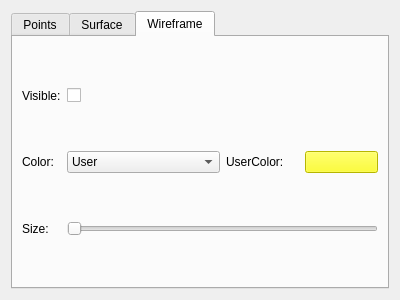
<?xml version="1.0" encoding="UTF-8"?>
<ui version="4.0">
 <class>vcl::MeshRenderSettingsFrame</class>
 <widget class="QFrame" name="vcl::MeshRenderSettingsFrame">
  <property name="geometry">
   <rect>
    <x>0</x>
    <y>0</y>
    <width>400</width>
    <height>300</height>
   </rect>
  </property>
  <property name="windowTitle">
   <string>Frame</string>
  </property>
  <layout class="QGridLayout" name="gridLayout_3">
   <item row="0" column="0">
    <widget class="QTabWidget" name="tabWidget">
     <property name="currentIndex">
      <number>2</number>
     </property>
     <widget class="QWidget" name="pointsTab">
      <attribute name="title">
       <string>Points</string>
      </attribute>
      <layout class="QGridLayout" name="gridLayout">
       <item row="1" column="1">
        <widget class="QCheckBox" name="pointVisibilityCheckBox">
         <property name="sizePolicy">
          <sizepolicy hsizetype="Preferred" vsizetype="Fixed">
           <horstretch>0</horstretch>
           <verstretch>0</verstretch>
          </sizepolicy>
         </property>
         <property name="text">
          <string/>
         </property>
        </widget>
       </item>
       <item row="4" column="2">
        <widget class="QFrame" name="pointUserColorFrame">
         <property name="frameShape">
          <enum>QFrame::NoFrame</enum>
         </property>
         <property name="frameShadow">
          <enum>QFrame::Plain</enum>
         </property>
         <layout class="QHBoxLayout" name="horizontalLayout">
          <property name="leftMargin">
           <number>0</number>
          </property>
          <property name="topMargin">
           <number>0</number>
          </property>
          <property name="rightMargin">
           <number>0</number>
          </property>
          <property name="bottomMargin">
           <number>0</number>
          </property>
          <item>
           <widget class="QLabel" name="label_7">
            <property name="text">
             <string>User Color:</string>
            </property>
           </widget>
          </item>
          <item>
           <widget class="QPushButton" name="pointColorDialogPushButton">
            <property name="styleSheet">
             <string notr="true">background: #FFFF00</string>
            </property>
            <property name="text">
             <string/>
            </property>
            <property name="flat">
             <bool>false</bool>
            </property>
           </widget>
          </item>
         </layout>
        </widget>
       </item>
       <item row="2" column="0">
        <widget class="QLabel" name="label_2">
         <property name="sizePolicy">
          <sizepolicy hsizetype="Minimum" vsizetype="Preferred">
           <horstretch>0</horstretch>
           <verstretch>0</verstretch>
          </sizepolicy>
         </property>
         <property name="text">
          <string>Shading:</string>
         </property>
        </widget>
       </item>
       <item row="2" column="2">
        <widget class="QRadioButton" name="pointShadingQuadRadioButton">
         <property name="sizePolicy">
          <sizepolicy hsizetype="MinimumExpanding" vsizetype="Fixed">
           <horstretch>0</horstretch>
           <verstretch>0</verstretch>
          </sizepolicy>
         </property>
         <property name="text">
          <string>Quad</string>
         </property>
        </widget>
       </item>
       <item row="1" column="0">
        <widget class="QLabel" name="label">
         <property name="sizePolicy">
          <sizepolicy hsizetype="Minimum" vsizetype="Preferred">
           <horstretch>0</horstretch>
           <verstretch>0</verstretch>
          </sizepolicy>
         </property>
         <property name="text">
          <string>Visible:</string>
         </property>
        </widget>
       </item>
       <item row="4" column="0">
        <widget class="QLabel" name="label_3">
         <property name="sizePolicy">
          <sizepolicy hsizetype="Minimum" vsizetype="Preferred">
           <horstretch>0</horstretch>
           <verstretch>0</verstretch>
          </sizepolicy>
         </property>
         <property name="text">
          <string>Color:</string>
         </property>
        </widget>
       </item>
       <item row="2" column="1">
        <widget class="QRadioButton" name="pointShadingCircleRadioButton">
         <property name="sizePolicy">
          <sizepolicy hsizetype="MinimumExpanding" vsizetype="Fixed">
           <horstretch>0</horstretch>
           <verstretch>0</verstretch>
          </sizepolicy>
         </property>
         <property name="text">
          <string>Circle</string>
         </property>
        </widget>
       </item>
       <item row="4" column="1">
        <widget class="QComboBox" name="pointColorComboBox">
         <item>
          <property name="text">
           <string>Vertex</string>
          </property>
         </item>
         <item>
          <property name="text">
           <string>Mesh</string>
          </property>
         </item>
         <item>
          <property name="text">
           <string>User</string>
          </property>
         </item>
        </widget>
       </item>
       <item row="5" column="0">
        <widget class="QLabel" name="label_9">
         <property name="text">
          <string>Size:</string>
         </property>
        </widget>
       </item>
       <item row="5" column="1" colspan="2">
        <widget class="QSlider" name="pointSizeSlider">
         <property name="orientation">
          <enum>Qt::Horizontal</enum>
         </property>
        </widget>
       </item>
      </layout>
     </widget>
     <widget class="QWidget" name="surfaceTab">
      <attribute name="title">
       <string>Surface</string>
      </attribute>
      <layout class="QGridLayout" name="gridLayout_2">
       <item row="2" column="0">
        <widget class="QLabel" name="label_6">
         <property name="sizePolicy">
          <sizepolicy hsizetype="Minimum" vsizetype="Preferred">
           <horstretch>0</horstretch>
           <verstretch>0</verstretch>
          </sizepolicy>
         </property>
         <property name="text">
          <string>Color:</string>
         </property>
        </widget>
       </item>
       <item row="1" column="0">
        <widget class="QLabel" name="label_5">
         <property name="sizePolicy">
          <sizepolicy hsizetype="Minimum" vsizetype="Preferred">
           <horstretch>0</horstretch>
           <verstretch>0</verstretch>
          </sizepolicy>
         </property>
         <property name="text">
          <string>Shading:</string>
         </property>
        </widget>
       </item>
       <item row="0" column="0">
        <widget class="QLabel" name="label_4">
         <property name="sizePolicy">
          <sizepolicy hsizetype="Minimum" vsizetype="Preferred">
           <horstretch>0</horstretch>
           <verstretch>0</verstretch>
          </sizepolicy>
         </property>
         <property name="text">
          <string>Visible:</string>
         </property>
        </widget>
       </item>
       <item row="1" column="1">
        <widget class="QRadioButton" name="surfaceShadingSmoothRadioButton">
         <property name="sizePolicy">
          <sizepolicy hsizetype="MinimumExpanding" vsizetype="Fixed">
           <horstretch>0</horstretch>
           <verstretch>0</verstretch>
          </sizepolicy>
         </property>
         <property name="text">
          <string>Smooth</string>
         </property>
        </widget>
       </item>
       <item row="1" column="2">
        <widget class="QRadioButton" name="surfaceShadingFlatRadioButton">
         <property name="sizePolicy">
          <sizepolicy hsizetype="MinimumExpanding" vsizetype="Fixed">
           <horstretch>0</horstretch>
           <verstretch>0</verstretch>
          </sizepolicy>
         </property>
         <property name="text">
          <string>Flat</string>
         </property>
        </widget>
       </item>
       <item row="2" column="1">
        <widget class="QComboBox" name="surfaceColorComboBox">
         <item>
          <property name="text">
           <string>Vertex</string>
          </property>
         </item>
         <item>
          <property name="text">
           <string>Face</string>
          </property>
         </item>
         <item>
          <property name="text">
           <string>Mesh</string>
          </property>
         </item>
         <item>
          <property name="text">
           <string>Vertex TexCoords</string>
          </property>
         </item>
         <item>
          <property name="text">
           <string>Wedge TexCoords</string>
          </property>
         </item>
         <item>
          <property name="text">
           <string>User</string>
          </property>
         </item>
        </widget>
       </item>
       <item row="2" column="2">
        <widget class="QFrame" name="surfaceUserColorFrame">
         <property name="frameShape">
          <enum>QFrame::NoFrame</enum>
         </property>
         <property name="frameShadow">
          <enum>QFrame::Plain</enum>
         </property>
         <layout class="QHBoxLayout" name="horizontalLayout_2">
          <property name="leftMargin">
           <number>0</number>
          </property>
          <property name="topMargin">
           <number>0</number>
          </property>
          <property name="rightMargin">
           <number>0</number>
          </property>
          <property name="bottomMargin">
           <number>0</number>
          </property>
          <item>
           <widget class="QLabel" name="label_8">
            <property name="text">
             <string>User Color:</string>
            </property>
           </widget>
          </item>
          <item>
           <widget class="QPushButton" name="surfaceColorDialogPushButton">
            <property name="styleSheet">
             <string notr="true">background: #FFFF00</string>
            </property>
            <property name="text">
             <string/>
            </property>
           </widget>
          </item>
         </layout>
        </widget>
       </item>
       <item row="0" column="1" colspan="2">
        <widget class="QCheckBox" name="surfaceVisibilityCheckBox">
         <property name="text">
          <string/>
         </property>
        </widget>
       </item>
      </layout>
     </widget>
     <widget class="QWidget" name="wireframeTab">
      <attribute name="title">
       <string>Wireframe</string>
      </attribute>
      <layout class="QGridLayout" name="gridLayout_4">
       <item row="2" column="0">
        <widget class="QLabel" name="label_12">
         <property name="sizePolicy">
          <sizepolicy hsizetype="Minimum" vsizetype="Preferred">
           <horstretch>0</horstretch>
           <verstretch>0</verstretch>
          </sizepolicy>
         </property>
         <property name="text">
          <string>Size:</string>
         </property>
        </widget>
       </item>
       <item row="1" column="0">
        <widget class="QLabel" name="label_11">
         <property name="sizePolicy">
          <sizepolicy hsizetype="Minimum" vsizetype="Preferred">
           <horstretch>0</horstretch>
           <verstretch>0</verstretch>
          </sizepolicy>
         </property>
         <property name="text">
          <string>Color:</string>
         </property>
        </widget>
       </item>
       <item row="0" column="0">
        <widget class="QLabel" name="label_10">
         <property name="sizePolicy">
          <sizepolicy hsizetype="Minimum" vsizetype="Preferred">
           <horstretch>0</horstretch>
           <verstretch>0</verstretch>
          </sizepolicy>
         </property>
         <property name="text">
          <string>Visible:</string>
         </property>
        </widget>
       </item>
       <item row="1" column="1">
        <widget class="QComboBox" name="wireframeColorComboBox">
         <property name="sizePolicy">
          <sizepolicy hsizetype="MinimumExpanding" vsizetype="Fixed">
           <horstretch>0</horstretch>
           <verstretch>0</verstretch>
          </sizepolicy>
         </property>
         <property name="currentIndex">
          <number>1</number>
         </property>
         <item>
          <property name="text">
           <string>Mesh</string>
          </property>
         </item>
         <item>
          <property name="text">
           <string>User</string>
          </property>
         </item>
        </widget>
       </item>
       <item row="1" column="2">
        <widget class="QFrame" name="wireframeUserColorFrame">
         <property name="sizePolicy">
          <sizepolicy hsizetype="MinimumExpanding" vsizetype="Preferred">
           <horstretch>0</horstretch>
           <verstretch>0</verstretch>
          </sizepolicy>
         </property>
         <property name="frameShape">
          <enum>QFrame::NoFrame</enum>
         </property>
         <property name="frameShadow">
          <enum>QFrame::Plain</enum>
         </property>
         <layout class="QHBoxLayout" name="horizontalLayout_3">
          <property name="leftMargin">
           <number>0</number>
          </property>
          <property name="topMargin">
           <number>0</number>
          </property>
          <property name="rightMargin">
           <number>0</number>
          </property>
          <property name="bottomMargin">
           <number>0</number>
          </property>
          <item>
           <widget class="QLabel" name="label_13">
            <property name="text">
             <string>UserColor:</string>
            </property>
           </widget>
          </item>
          <item>
           <widget class="QPushButton" name="wireframeColorDialogPushButton">
            <property name="styleSheet">
             <string notr="true">background: #FFFF00</string>
            </property>
            <property name="text">
             <string/>
            </property>
           </widget>
          </item>
         </layout>
        </widget>
       </item>
       <item row="2" column="1" colspan="2">
        <widget class="QSlider" name="wireframeSizelSlider">
         <property name="orientation">
          <enum>Qt::Horizontal</enum>
         </property>
        </widget>
       </item>
       <item row="0" column="1" colspan="2">
        <widget class="QCheckBox" name="wireframeVisibilityCheckBox">
         <property name="sizePolicy">
          <sizepolicy hsizetype="MinimumExpanding" vsizetype="Fixed">
           <horstretch>0</horstretch>
           <verstretch>0</verstretch>
          </sizepolicy>
         </property>
         <property name="text">
          <string/>
         </property>
        </widget>
       </item>
      </layout>
     </widget>
    </widget>
   </item>
  </layout>
 </widget>
 <resources/>
 <connections/>
</ui>
